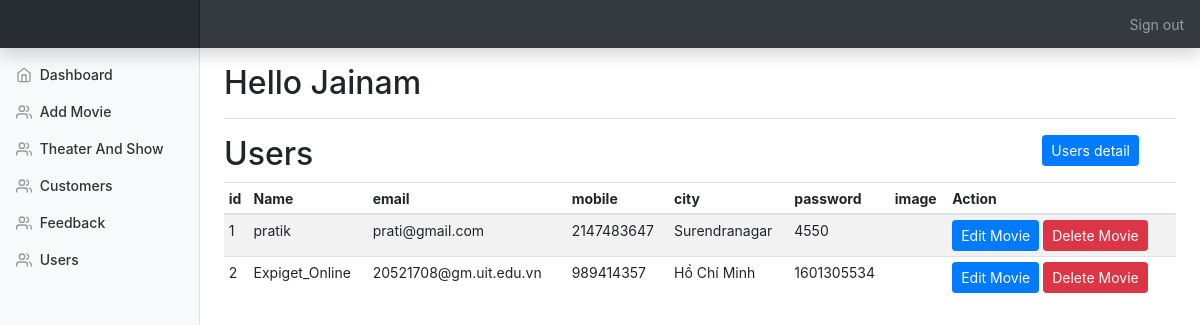
Page /admin/users.php (signed in) on the committed database.
### tables this page shows
CREATE TABLE `user` (
  `id` int(25) NOT NULL,
  `username` varchar(100) NOT NULL,
  `email` varchar(100) NOT NULL,
  `mobile` int(10) NOT NULL,
  `city` varchar(25) NOT NULL,
  `password` varchar(12) NOT NULL,
  `image` varchar(100) NOT NULL
);

### admin/users.php (the view, shortened to what this page needs)
<!doctype html>
<html lang="en">
  <head>
<?php include_once("./templates/top.php"); ?>
<?php include_once("./templates/navbar.php"); ?>
<div class="container-fluid">
  <div class="row">
    <?php include "./templates/sidebar.php"; ?>
      <div class="row">
      	<div class="col-10">
      		<h2>Users</h2>
      	</div>
      	<div class="col-2">
      		<a href="#" data-toggle="modal" data-target="#add_users_modal" class="btn btn-primary btn-sm">Users detail</a>
      	</div>
      </div>
      <div class="table-responsive">
        <table class="table table-striped table-sm">
          <thead>
            <tr>
              <th>id</th>
              <th>Name</th>
              <th>email</th>
              <th>mobile</th>
              <th>city</th>
              <th>password</th>
              <th>image</th>
              <th>Action</th>
            </tr>
          </thead>
          <tbody id="product_list">
           <?php
include_once 'Database.php';
$result = mysqli_query($conn,"SELECT * FROM user");
if (mysqli_num_rows($result) > 0) {
  while($row = mysqli_fetch_array($result)) {
    $id=$row['id'];?>
    <tr>
              <td><?php echo $row['id'];?></td>
              <td><?php echo $row['username'];?></td>
              <td><?php echo $row['email'];?></td>
              <td><?php echo $row['mobile'];?></td>
              <td><?php echo $row['city'];?></td>
              <td><?php echo $row['password'];?></td>
              <td><img src="image/<?php echo $row['image']; ?>" alt="" class="resize"></td>
              <td><button data-toggle="modal" type="button" data-target="#edit_users_modal<?php echo $id;?>" class="btn btn-primary btn-sm">Edit Movie</button>
              <button data-toggle="modal" type="button" data-target="#delete_users_modal<?php echo $id;?>" class="btn btn-danger btn-sm">Delete Movie</button></td></td>
            </tr>
  <?php
  }
}
?>
          </tbody>
        </table>
      </div>
    </main>
  </div>
</div>
<?php include_once("./templates/footer.php"); ?>

### admin/css/dashboard.css (style rules this page uses)
body { font-size: .875rem; }

### rows in the picture
user: id "1", username "pratik", email "prati@gmail.com", mobile "2147483647", city "Surendranagar", password "4550"
user: id "2", username "Expiget_Online", email "20521708@gm.uit.edu.vn", mobile "989414357", city "Hồ Chí Minh", password "1601305534"

### other values in the picture
$_SESSION["admin"] "Jainam"
